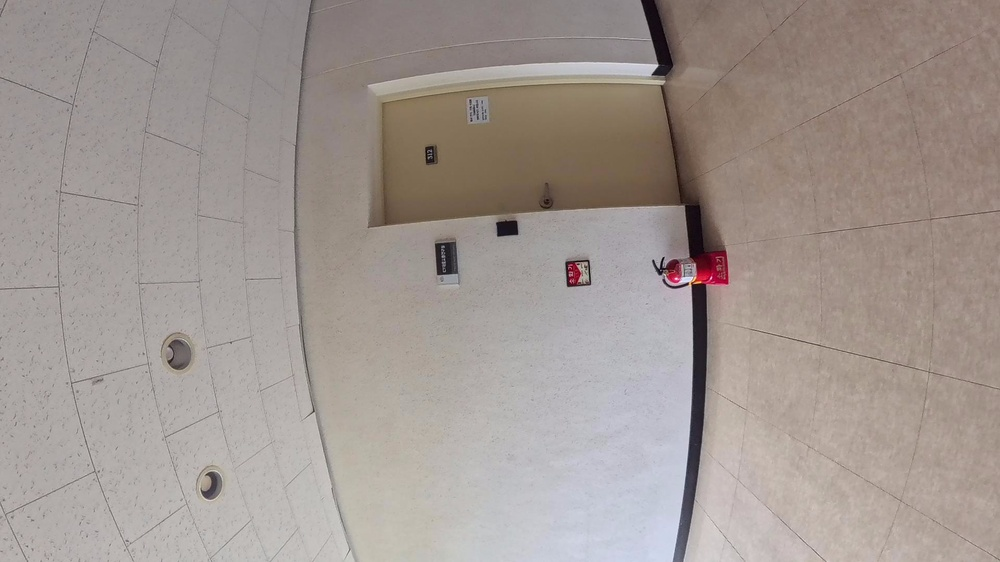
#> input picture calibration/ELP-USB16MP01-BL180-2048x1536/frames_4/frame_0000.jpg, 1000 x 562 px, shrunk from 1920 x 1080 before the run
$ python cameraCalib_ver1.3.py   (older library calls are emulated)
#> lines starting #> are read from the running program, lines starting #| are printed output that depends on the picture
import numpy as np
import cv2
import glob
import matplotlib.pyplot as plt
import pickle
import os
import json  # ✅ 추가

img_path = "frames/frame_0008.jpg"

# ===================== JSON에서 K, D 불러오기 =====================
json_path = "intrinsics_fisheye.json"  # 내부 파라미터 저장된 파일 경로
with open(json_path, "r") as f:
#> (reads calibration/ELP-USB16MP01-BL180-2048x1536/intrinsics_fisheye.json from the repository)
    calib = json.load(f)

K = np.array(calib["camera_matrix"]["data"]).reshape(
    calib["camera_matrix"]["rows"], calib["camera_matrix"]["cols"]
)
D = np.array(calib["distortion_coefficients"]["data"]).reshape(-1, 1)

print("[INFO] Loaded Intrinsics from JSON")
print("K =\n", K)
print("D =", D.ravel())
print()

# ================================================================


# [70 lines left out: function calibrate_camera_fisheye, not called in this run]


# ===================== 왜곡 보정 실행 =====================
def undistort_one_image_fisheye(img_path, K, D, save_path=None, balance=0.0, dim_out=None):
#> called with img_path = 'frames_4/frame_0000.jpg', K = array of shape (3, 3), D = array of shape (4, 1), save_path = 'frames_4/undist/frame_0000.jpg', balance = 0
    img = cv2.imread(img_path, cv2.IMREAD_COLOR)
#> img is the input picture: shape (562, 1000, 3); mean B, G, R 145.9, 151.1, 160.9
    if img is None:
        raise FileNotFoundError(img_path)
    h, w = img.shape[:2]
#> h = 562; w = 1000
    DIM = (w, h)
#> DIM = (1000, 562)

    if dim_out is None:
        dim_out = DIM
#> dim_out = (1000, 562)

    newK = cv2.fisheye.estimateNewCameraMatrixForUndistortRectify(
        K, D, DIM, np.eye(3), balance=balance, new_size=dim_out
    )

    map1, map2 = cv2.fisheye.initUndistortRectifyMap(
        K, D, np.eye(3), newK, dim_out, cv2.CV_16SC2
    )
    undist = cv2.remap(img, map1, map2, interpolation=cv2.INTER_LINEAR)
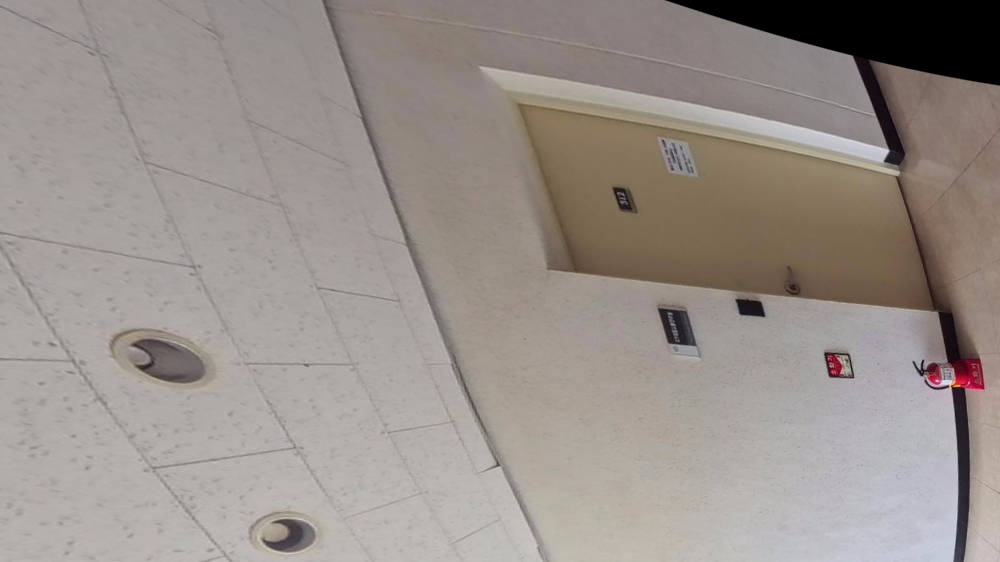
#> undist: shape (562, 1000, 3); mean B, G, R 139.6, 144.8, 153

    if save_path is None:
        base, name = os.path.split(img_path)
        save_path = os.path.join(base, "undist_fisheye_" + name)
    cv2.imwrite(save_path, undist)
    return undist, save_path


# ===================== 메인 루프 =====================
# calibrate_camera_fisheye()

input_dir = "frames_4"
output_dir = os.path.join(input_dir, "undist")
os.makedirs(output_dir, exist_ok=True)

images = sorted(glob.glob(os.path.join(input_dir, "*.jpg")))
print(f"[INFO] 총 {len(images)}장의 이미지를 보정합니다.")

for i, img_path in enumerate(images):
    filename = os.path.basename(img_path)
    save_path = os.path.join(output_dir, filename)
    _, out_path = undistort_one_image_fisheye(img_path, K, D, save_path=save_path, balance=0.0)
#> out_path = 'frames_4/undist/frame_0000.jpg'
    print(f"[{i+1}/{len(images)}] saved → {out_path}")
#| [1/3] saved → frames_4/undist/frame_0000.jpg
#> pass 2 of the loop `for i, img_path in enumerate(images):`:
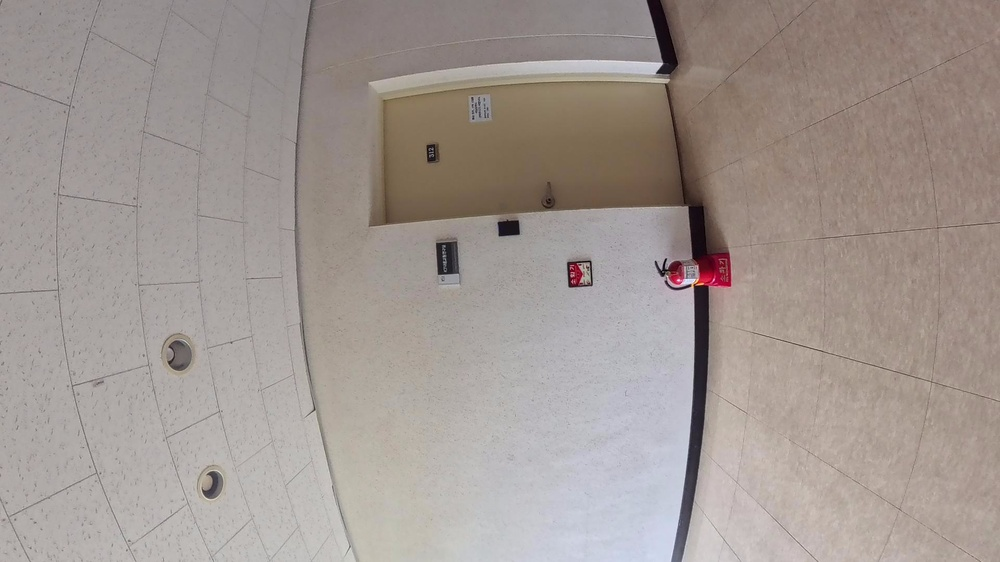
#> input picture calibration/ELP-USB16MP01-BL180-2048x1536/frames_4/frame_0002.jpg, 1000 x 562 px, shrunk from 1920 x 1080 before the run
#> in undistort_one_image_fisheye, img is the input picture: shape (562, 1000, 3); mean B, G, R 146, 151.1, 160.8
#> in undistort_one_image_fisheye (call 2), `undist = cv2.remap(img, map1, map2, interpolation=cv2.INTER_LINEAR)`:
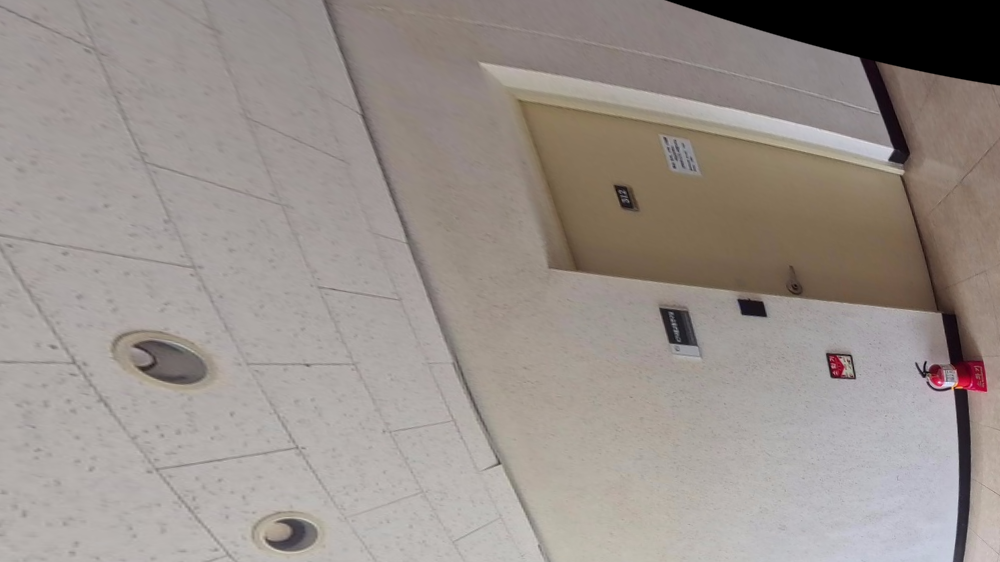
#> undist: shape (562, 1000, 3); mean B, G, R 139.8, 145, 153.1
#> out_path = 'frames_4/undist/frame_0002.jpg'
#| [2/3] saved → frames_4/undist/frame_0002.jpg
#> pass 3 of the loop `for i, img_path in enumerate(images):`:
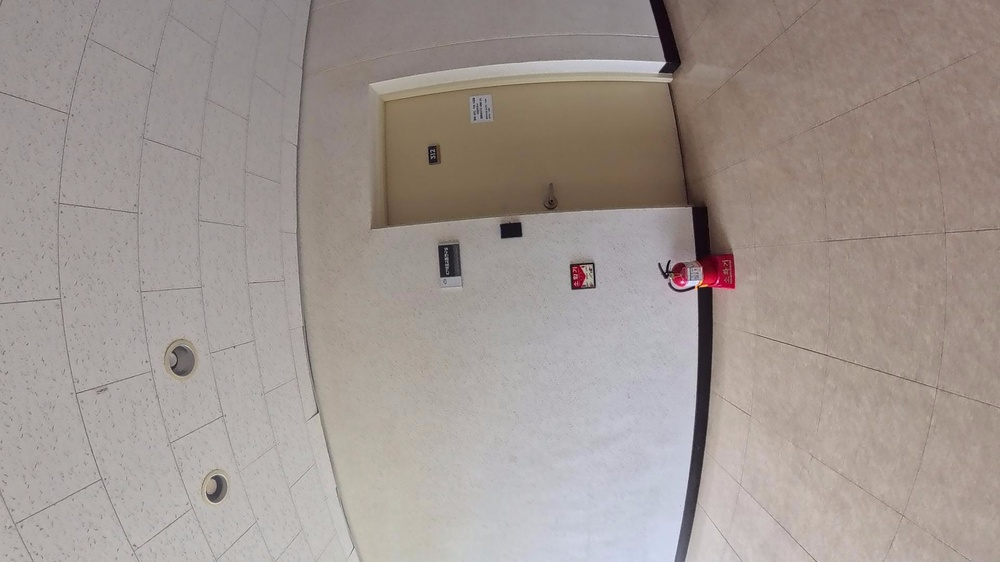
#> input picture calibration/ELP-USB16MP01-BL180-2048x1536/frames_4/frame_0005.jpg, 1000 x 562 px, shrunk from 1920 x 1080 before the run
#> in undistort_one_image_fisheye, img is the input picture: shape (562, 1000, 3); mean B, G, R 145.7, 150.8, 160.5
#> in undistort_one_image_fisheye (call 3), `undist = cv2.remap(img, map1, map2, interpolation=cv2.INTER_LINEAR)`:
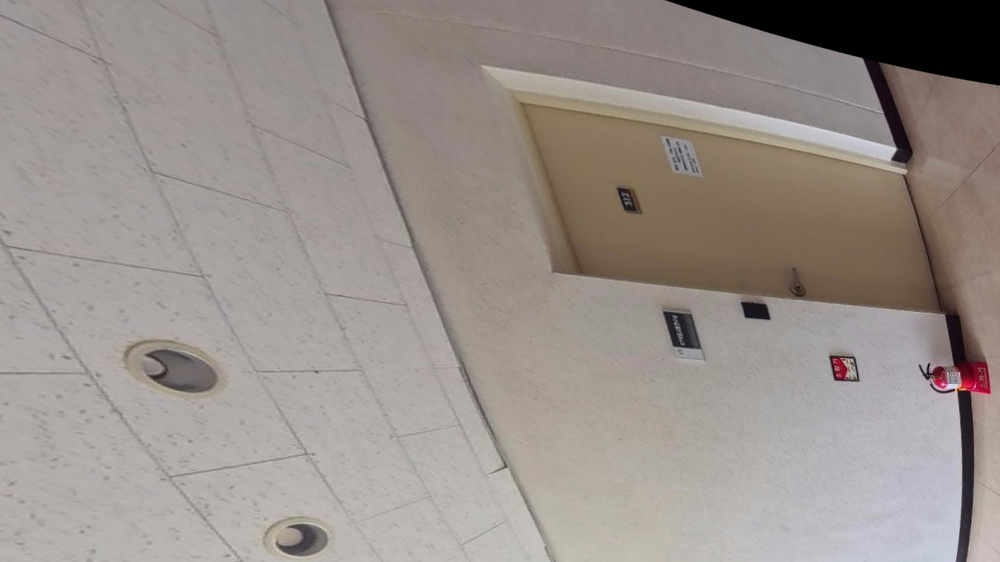
#> undist: shape (562, 1000, 3); mean B, G, R 139.6, 144.8, 152.8
#> out_path = 'frames_4/undist/frame_0005.jpg'
#| [3/3] saved → frames_4/undist/frame_0005.jpg

print("saved to:", output_dir)
